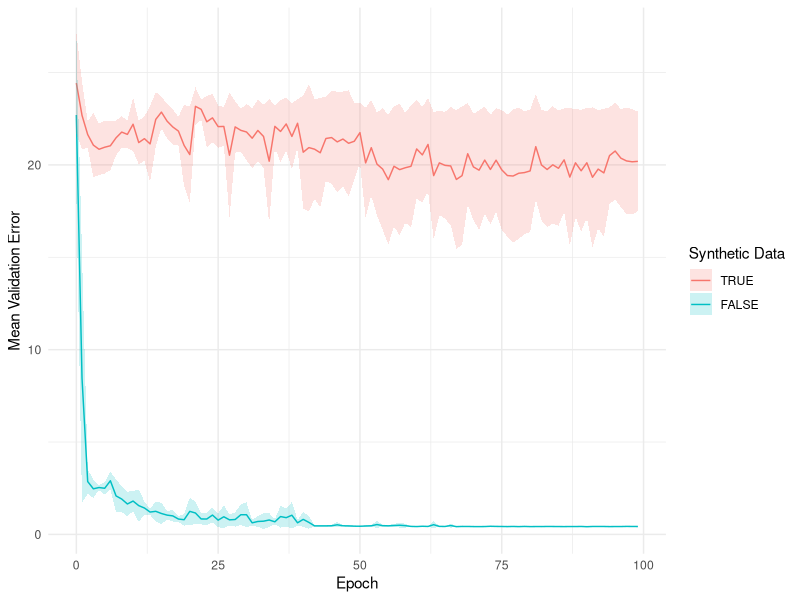
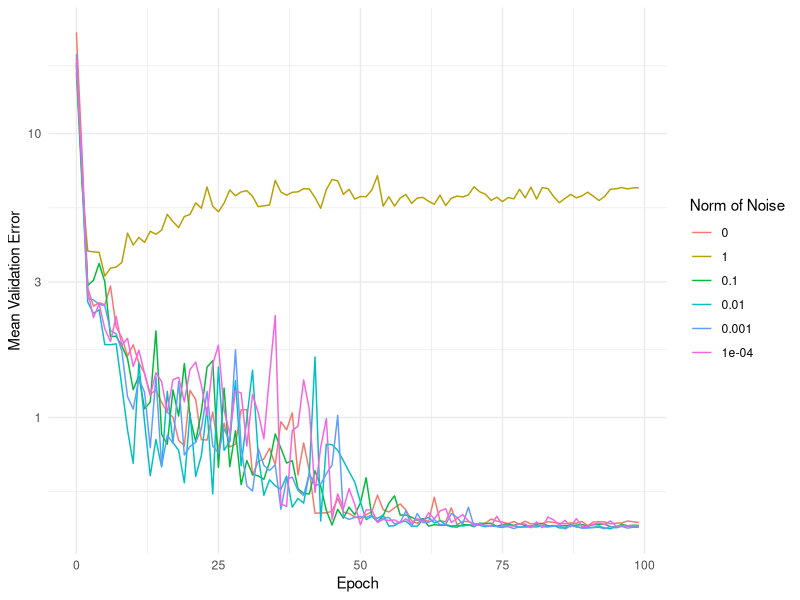
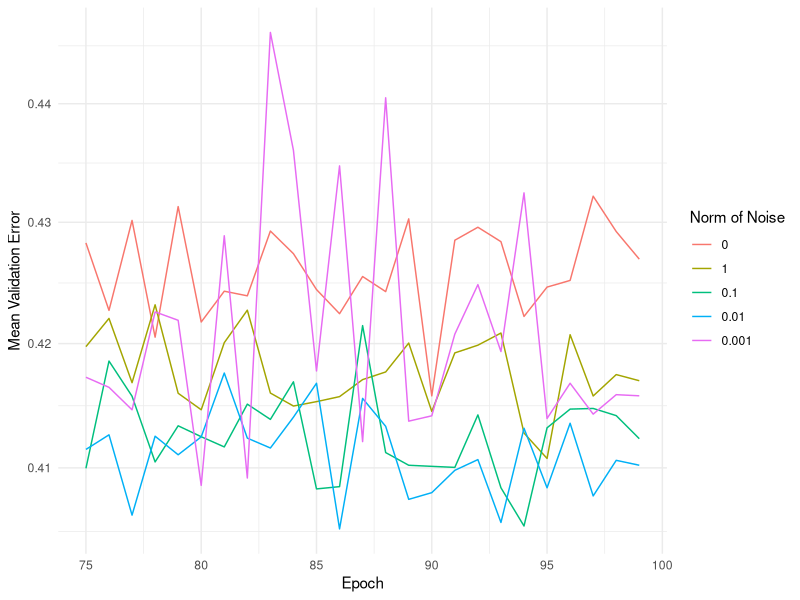
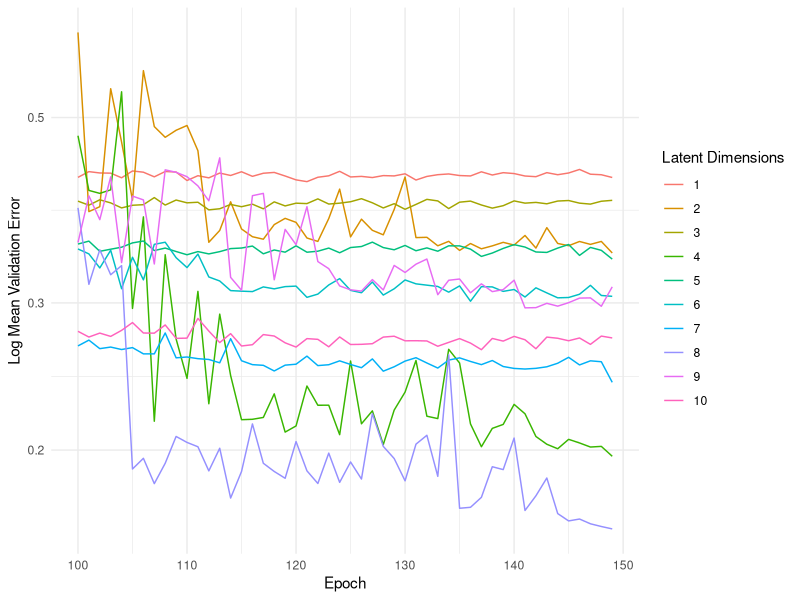
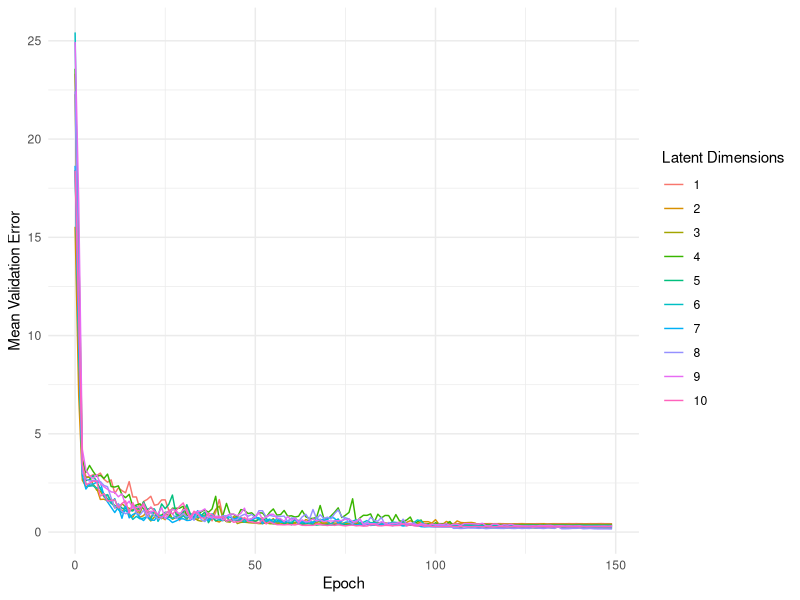

R code for these plots, in order:
## ---- chunk 1
knitr::opts_chunk$set(echo = TRUE)
library("tidyverse")
## ---- chunk 2
df <- tibble(
  latent_dim=seq(1,10)
)
df <- df %>% slice(rep(1:n(), each = 5)) %>%
  slice(sample(n()))
write.csv(df, "experiment.csv")
df
## ---- chunk 3
df <- read.csv('noise_results.csv', header = TRUE) %>%
  mutate(
    Type = factor(Type),
    Noise = factor(Noise),
  ) %>%
  group_by(
    Type, epoch
  ) %>%
  summarize(
    Synthetic = first(Synthetic),
    Noise = first(Noise),
    epoch = first(epoch),
    mean_loss = mean(loss),
    sd_loss = 2*sd(loss) / sqrt(5),
    mean_train_error = mean(train_error),
    sd_train_error = 2*sd(train_error) / sqrt(5),
    mean_validation_error = mean(validation_error),
    sd_validation_error = 2*sd(validation_error) / sqrt(5),
    Type = first(Type)
  ) %>%
  ungroup()
## ---- chunk 4
ggplot(df %>% filter(Noise == 0), aes(epoch, mean_validation_error, group=Type)) +
  geom_line(aes(y=mean_validation_error, color=Type)) + 
  geom_ribbon(aes(y = mean_validation_error, ymin = mean_validation_error - sd_validation_error, ymax = mean_validation_error +sd_validation_error, fill = Type), alpha = .2) +
  theme_minimal() +
  labs(x="Epoch",
       y="Mean Validation Error") +
  scale_fill_discrete(name = "Synthetic Data", labels = c("TRUE", "FALSE")) +
  scale_color_discrete(name = "Synthetic Data", labels = c("TRUE", "FALSE"))
## ---- chunk 5
df
ggplot(df %>% filter(Synthetic == "False"), aes(epoch, mean_validation_error, group=Type)) +
  geom_line(aes(y=mean_validation_error, color=Type)) + 
  theme_minimal() +
  labs(x="Epoch",
       y="Mean Validation Error") +
  scale_fill_discrete(name = "Norm of Noise", labels = c(0, 1/1, 1/10, 1/100, 1/1000, 1/10000)) +
  scale_color_discrete(name = "Norm of Noise", labels = c(0, 1/1, 1/10, 1/100, 1/1000, 1/10000)) +
  scale_y_continuous(trans='log10')

ggplot(df %>% filter(Synthetic == "False" & Noise != 1 & epoch >= 75), aes(epoch, mean_validation_error, group=Type)) +
  geom_line(aes(y=mean_validation_error, color=Type)) + 
  theme_minimal() +
  labs(x="Epoch",
       y="Mean Validation Error") +
  scale_fill_discrete(name = "Norm of Noise", labels = c(0, 1/1, 1/10, 1/100, 1/1000, 1/10000)) +
  scale_color_discrete(name = "Norm of Noise", labels = c(0, 1/1, 1/10, 1/100, 1/1000, 1/10000)) +
  scale_y_continuous(trans='log10')
## ---- chunk 6
df <- read.csv('dimension_results.csv', header = TRUE) %>%
  select(
    -X
  ) %>%
  mutate(
    latent_dim = factor(latent_dim, levels=c(1,2,3,4,5,6,7,8,9,10))
  ) %>%
  group_by(
    latent_dim, epoch
  ) %>%
  summarize(
    latent_dim = first(latent_dim),
    epoch = first(epoch),
    mean_loss = mean(loss),
    sd_loss = 2*sd(loss) / sqrt(5),
    mean_train_error = mean(train_error),
    sd_train_error = 2*sd(train_error) / sqrt(5),
    mean_validation_error = mean(validation_error),
    sd_validation_error = 2*sd(validation_error) / sqrt(5)
  ) %>%
  ungroup()
## ---- chunk 7
ggplot(df %>% filter(epoch >= 100), aes(epoch, mean_validation_error, group=latent_dim)) +
  geom_line(aes(y=mean_validation_error, color=latent_dim)) +
  theme_minimal() +
  labs(x="Epoch",
       y="Log Mean Validation Error") +
  scale_fill_discrete(name = "Latent Dimensions") +
  scale_color_discrete(name = "Latent Dimensions") +
  scale_y_continuous(trans='log10')

ggplot(df, aes(epoch, mean_validation_error, group=latent_dim)) +
  geom_line(aes(y=mean_validation_error, color=latent_dim)) +
  theme_minimal() +
  labs(x="Epoch",
       y="Mean Validation Error") +
  scale_fill_discrete(name = "Latent Dimensions") +
  scale_color_discrete(name = "Latent Dimensions")
## ---- chunk 8
df2 <- read.csv('dimension_results.csv', header = TRUE) %>%
  select(
    -X
  ) %>%
  mutate(
    latent_dim = factor(latent_dim, levels=c(1,2,3,4,5,6,7,8,9,10)),
  ) %>%
  filter(
    epoch == 149
  )
bartlett.test(validation_error ~ latent_dim, data = df2)
oneway.test(df2$validation_error~df2$latent_dim)
pairwise.t.test(df2$validation_error,df2$latent_dim, pool.sd = FALSE)
